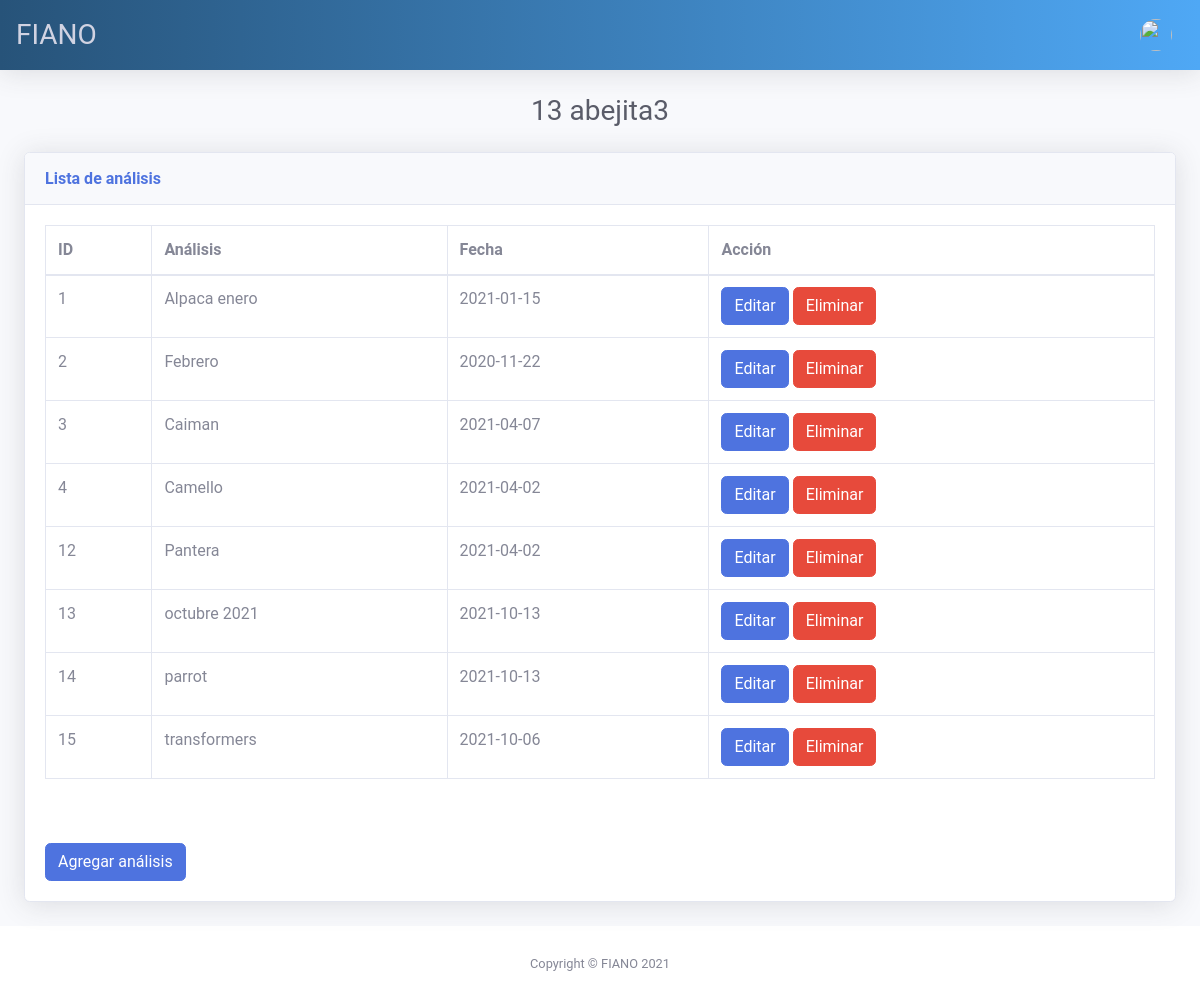
Screenshot of /editproject/13abejita3 (signed in) with the database file from the repository.
### tables this page shows
CREATE TABLE "Analysis" (
	"idAnalysis"	INTEGER,
	"nameanalysis"	TEXT,
	"dateanalysis"	TEXT,
	"pathfolder"	TEXT,
	PRIMARY KEY("idAnalysis" AUTOINCREMENT)
);

### main.py (the view)
@app.route("/editproject/<int:id_project><string:name_project>")
def editproject(id_project, name_project):
    with sql.connect("users.db") as con:
        cur = con.cursor()
        cur.execute("SELECT * FROM Analysis")
        data = cur.fetchall()
        return render_template("analysis.html", id_project=id_project, name_project=name_project, data=data)

### templates/analysis.html (shortened to what this page needs)
{% extends "base.html" %}
{% block content %}
<div class="container-fluid">
  <div class="d-sm-flex align-items-center justify-content-center mb-4">
    <h2 class="h3 mb-0 text-gray-800">{{ id_project }} {{ name_project }}</h2>
  </div>
  <div class="card shadow mb-4">
    <div class="card-header py-3">
      <h6 class="m-0 font-weight-bold text-primary">Lista de análisis</h6>
    </div>
    <div class="card-body">
      <div class="table-responsive">
        <table class="table table-bordered" id="dataTable">
          <thead>
          <tr>
          <th>ID</th>
          <th>Análisis</th>
          <th>Fecha</th>
          <th>Acción</th>
          </tr>
          </thead>
          <tbody>
            <tr>
              {% for row in data %}
                <tr>
                  <td>{{ row[0] }}</td>
                  <td>{{ row[1] }}</td>
                  <td>{{ row[2] }}</td>
                  <td>
                    <a class="btn btn-primary" href="{{ url_for('editanalysis', id_analysis=row[0], name_analysis=row[1]) }}">
                      Editar
                    </a>
                    <button class="btn btn-danger">Eliminar</button>
                  </td>
                </tr>
              {% endfor %}
            </tr>
          </tbody>
        </table>
        </div>
          <br><br>
            <button class="btn btn-primary" data-toggle="modal" data-target="#addAnalysisModal">Agregar análisis</button>
    </div>
  </div>
</div>
{% endblock %}

### static/css/main.css (style rules this page uses)
html, body { background: #fafafa; background-image: url("../img/imagen.png"); background-size: 100%; height: 100%; width: 100%; font-family: 'Roboto', sans-serif; }

### rows the page displays
Analysis: idAnalysis "1", nameanalysis "Alpaca enero", dateanalysis "2021-01-15"
Analysis: idAnalysis "2", nameanalysis "Febrero", dateanalysis "2020-11-22"
Analysis: idAnalysis "3", nameanalysis "Caiman", dateanalysis "2021-04-07"
Analysis: idAnalysis "4", nameanalysis "Camello", dateanalysis "2021-04-02"
Analysis: idAnalysis "12", nameanalysis "Pantera", dateanalysis "2021-04-02"
Analysis: idAnalysis "13", nameanalysis "octubre 2021", dateanalysis "2021-10-13"
Analysis: idAnalysis "14", nameanalysis "parrot", dateanalysis "2021-10-13"
Analysis: idAnalysis "15", nameanalysis "transformers", dateanalysis "2021-10-06"

### other values shown
{{ id_project }} "13"
{{ name_project }} "abejita3"
